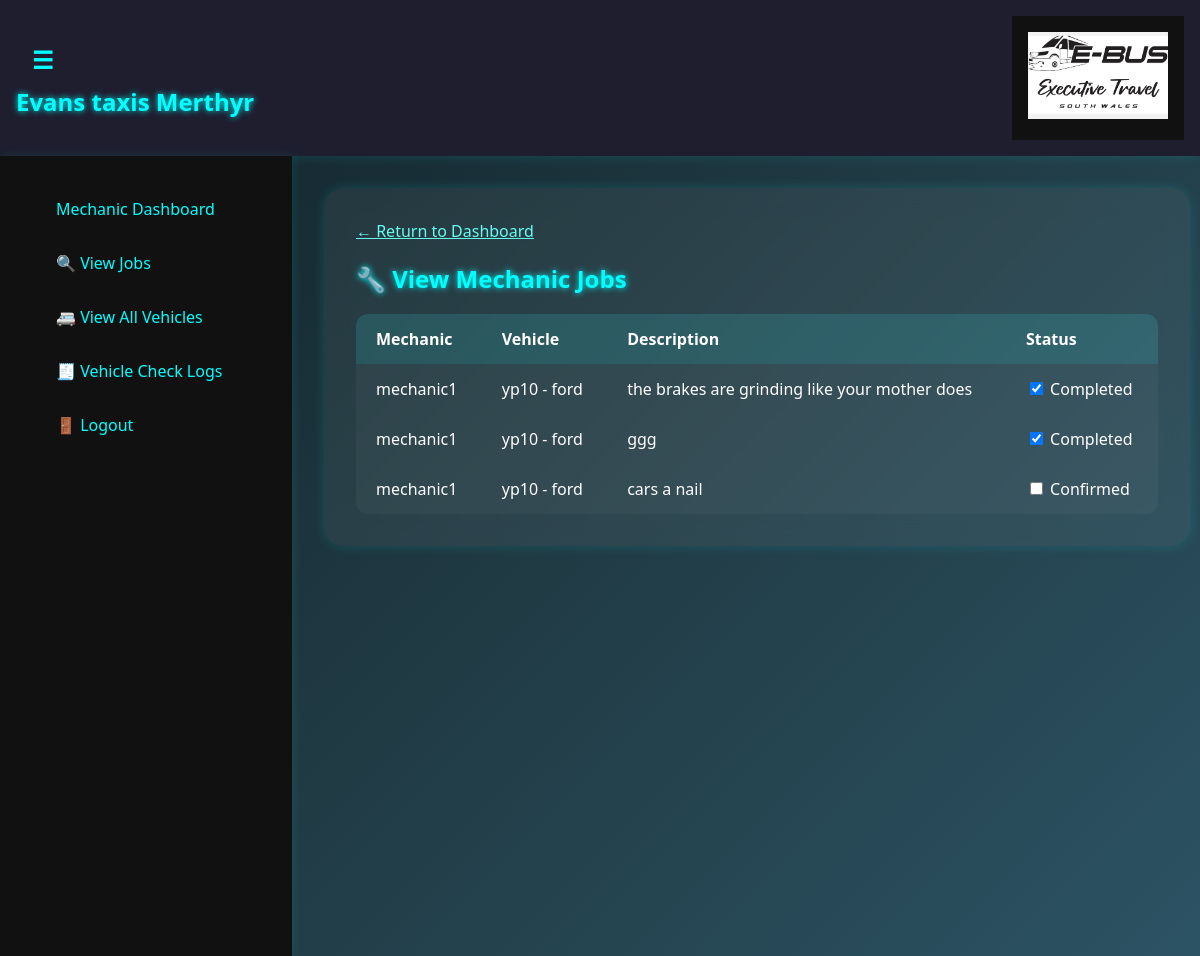
Before: /view-mechanic-jobs (signed in) with the older database file.
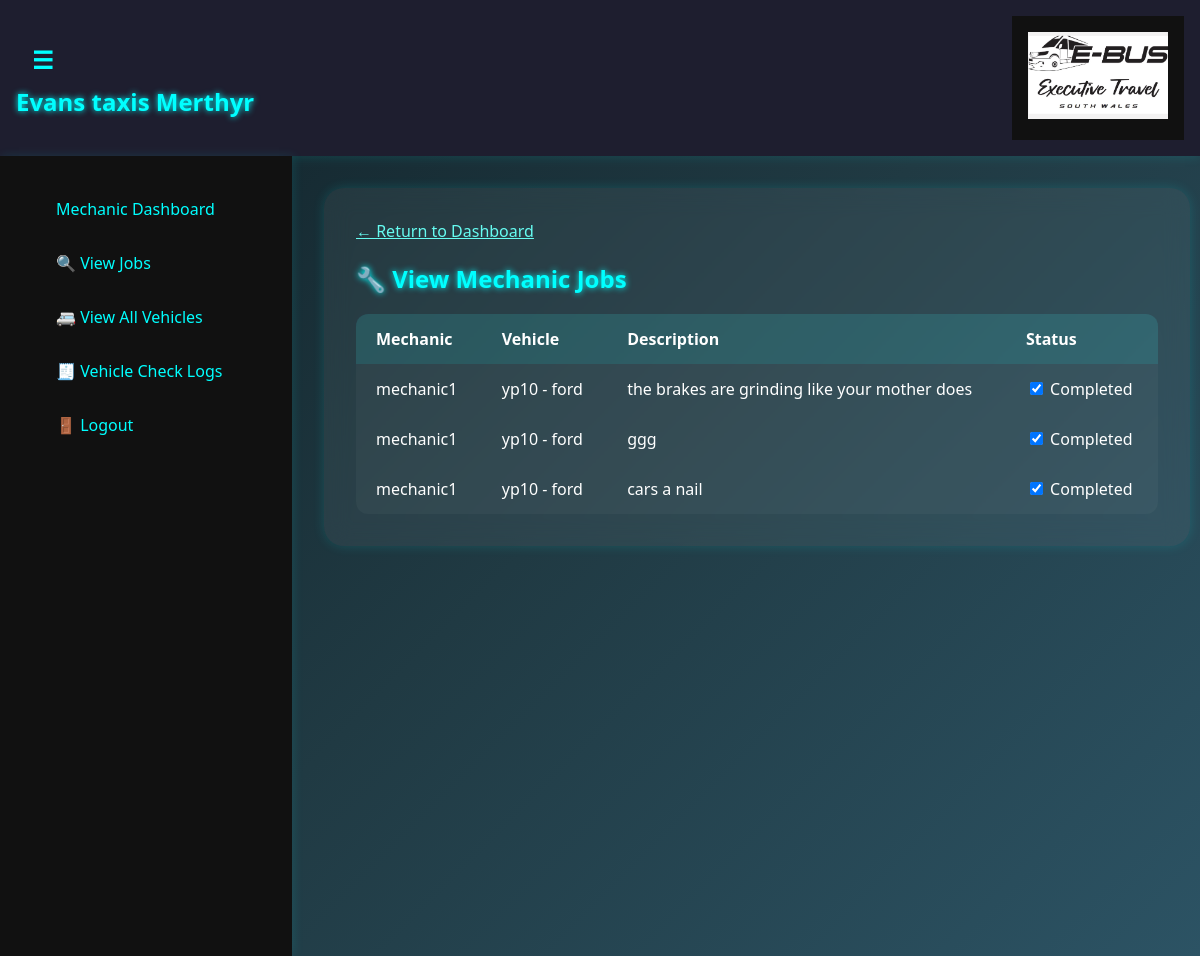
After: the same page with the newer database file.
### model.py (models this page shows, shortened)
class MechanicJob(db.Model):
    __tablename__ = 'mechanic_jobs'
    id = db.Column(db.Integer, primary_key=True)
    mechanic_id = db.Column(db.Integer, db.ForeignKey('mechanic.id'), nullable=False)
    vehicle_id = db.Column(db.Integer, db.ForeignKey('vehicle.id'), nullable=False)
    job_description = db.Column(db.Text, nullable=False)
    job_date = db.Column(db.Date, default=date.today, nullable=False)
    status = db.Column(db.String(50), default='Pending')  # Keep this
    completed_at = db.Column(db.DateTime, nullable=True)
    manager_confirmed = db.Column(db.Boolean, default=False)
    mechanic = db.relationship('Mechanic', backref='jobs')
    vehicle = db.relationship('Vehicle', backref='mechanic_jobs')

class Mechanic(UserMixin, db.Model):
    id = db.Column(db.Integer, primary_key=True)
    name = db.Column(db.String(100))
    username = db.Column(db.String(100), unique=True, nullable=False)
    password = db.Column(db.String(100), nullable=False)
    role = db.Column(db.String(20), default='mechanic')

class Vehicle(db.Model):
    id = db.Column(db.Integer, primary_key=True)
    registration = db.Column(db.String(50), nullable=False)
    make_model = db.Column(db.String(100))
    plate_number = db.Column(db.String(50))
    mot_renewal_date = db.Column(db.Date)
    mot_6_monthly_date = db.Column(db.Date, nullable=True)
    plate_expiry_date = db.Column(db.Date)
    tax_expiry_date = db.Column(db.Date)
    insured = db.Column(db.Boolean, default=False)
    vehicle_size = db.Column(db.String(50))
    is_available = db.Column(db.Boolean, default=True)

### app.py (the view)
@app.route('/view-mechanic-jobs')
@role_required('manager,mechanic')
def view_mechanic_jobs():
    jobs = MechanicJob.query.all()
    return render_template('view_mechanic_jobs.html', jobs=jobs)

### app.py (called while the page is built)
@login_manager.user_loader
def load_user(user_id):
    role, id = user_id.split(':')
    if role == 'driver':
        return Driver.query.get(int(id))
    elif role == 'escort':
        return Escort.query.get(int(id))
    elif role == 'manager':
        return Manager.query.get(int(id))
    elif role == 'mechanic':
        return Mechanic.query.get(int(id))
    return None

@app.context_processor
def inject_today():
    return {'today': date.today()}

@app.before_request
def before_request_func():
    if db.engine.url.drivername == 'sqlite':
        db.session.execute(text('PRAGMA foreign_keys = ON'))

### utils/utils.py (called while the page is built)
def role_required(roles):
    def decorator(f):
        @wraps(f)
        def decorated_function(*args, **kwargs):
            if not current_user.is_authenticated or current_user.role not in roles:
                flash("You do not have access to this page.", "danger")
                return redirect(url_for('welcome'))
            return f(*args, **kwargs)
        return decorated_function
    return decorator

### templates/view_mechanic_jobs.html
{% extends "base.html" %}
{% block content %}
<div class="container mt-4">
  <a href="{{ url_for('manager_dashboard') }}" class="back-link">← Return to Dashboard</a>
  <h2>🔧 View Mechanic Jobs</h2>
  <table class="table table-striped mt-3">
    <thead>
      <tr>
        <th>Mechanic</th>
        <th>Vehicle</th>
        <th>Description</th>
        <th>Status</th>
      </tr>
    </thead>
    <tbody>
      {% for job in jobs %}
        <tr>
          <td>{{ job.mechanic.username }}</td>
          <td>{{ job.vehicle.registration }} - {{ job.vehicle.make_model }}</td>
          <td>{{ job.job_description }}</td>
          <td>
            <form method="POST" action="{{ url_for('mechanic.toggle_job_status', job_id=job.id) }}">
              <input type="checkbox" name="status" onchange="this.form.submit()" {% if job.status == 'Completed' %}checked{% endif %}>
              <span class="ms-2">{{ job.status }}</span>
            </form>
          </td>
        </tr>
      {% endfor %}
    </tbody>
  </table>
</div>
{% endblock %}

Changed rows visible on the page:
changed MechanicJob "cars a nail": status "☐" → "☑"; status "Confirmed" → "Completed"
